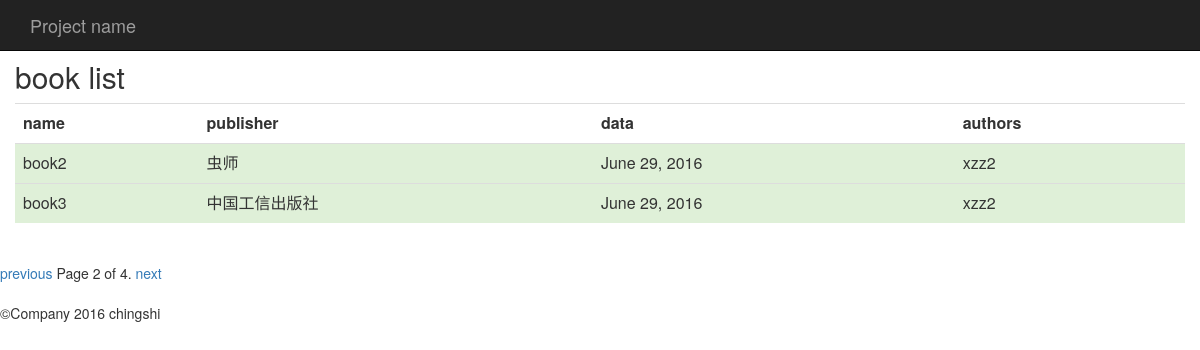
The app's page /blog/book/?page=2 with its own data.
### blog/models.py (models this page shows, shortened)
class Book(models.Model):
	title = models.CharField(max_length=100)
	author = models.ManyToManyField(Author)
	publisher = models.ForeignKey(Publisher)
	publication_date = models.DateField()

class Publisher(models.Model):
	name = models.CharField(max_length=30)
	address = models.CharField(max_length=50)
	city = models.CharField(max_length=60)
	state_province = models.CharField(max_length=30)
	country = models.CharField(max_length=50)
	website = models.URLField()

class  Author(models.Model):
	first_name = models.CharField(max_length=30)
	last_name = models.CharField(max_length=40)
	email = models.EmailField()

### blog/views.py (the view)
def page(request):
	file_list = Book.objects.all()
	paginator = Paginator(file_list,2)
	page = request.GET.get('page')
	try:
		contacts =paginator.page(page)
	except PageNotAnInteger:
		contacts = paginator.page(1)
	except EmptyPage:
		contacts = paginator.page(paginator.num_pages)
	return render_to_response('book.html',{'pages':contacts})

### blog/templates/book.html (shortened to what this page needs)
<html lang='zh-CN'>
	<head>
		{% load bootstrap3 %}
		{% bootstrap_css %}
	</head>
	<body>
		<nav class="navbar navbar-inverse navbar-fixed-top">
			<div class='container'>
				<div class='navbar-header'>
					<a  class='navbar-brand' href="#">Project name</a>
				</div>
			</div>
		</nav>
		<br><br>
		<div class="container">
			<div class="row">
				<h2>book list</h2>
					<table class='table'>
						<th>name</th><th>publisher</th><th>data</th><th>authors</th>
						{% for book in pages %}
						<tr class="success">
							<td>{{ book.title }}</td>
							<td>{{ book.publisher.name }}</td>
							<td>{{ book.publication_date}}</td>
							<td>
								{% for author in book.author.values %}
									{{author.first_name}}
								{% endfor %}
							</td>
						{% endfor %}
						</tr>
					</table>
			</div>
		</div>
		<div class="pagination">
			<span class="step-links">
				{% if pages.has_previous %}
					<a href="?page={{ pages.previous_page_number }}">previous</a>
				{% endif %}
				<span class="current">
					Page {{ pages.number }} of {{ pages.paginator.num_pages}}.
				</span>
				{% if pages.has_next %}
					<a href="?page={{ pages.next_page_number }}">next</a>
				{% endif %}
			</span>
		</div>
		<footer>
			<p>&copy;Company 2016 chingshi</p>
		</footer>
	</body>
</html>

### records on screen
Book: title "book2", publisher.name "虫师", publication_date "June 29, 2016"
Author: first_name "xzz2"
Book: title "book3", publisher.name "中国工信出版社", publication_date "June 29, 2016"

### other values on screen
{{ pages.number }} "2"
{{ pages.paginator.num_pages }} "4"
